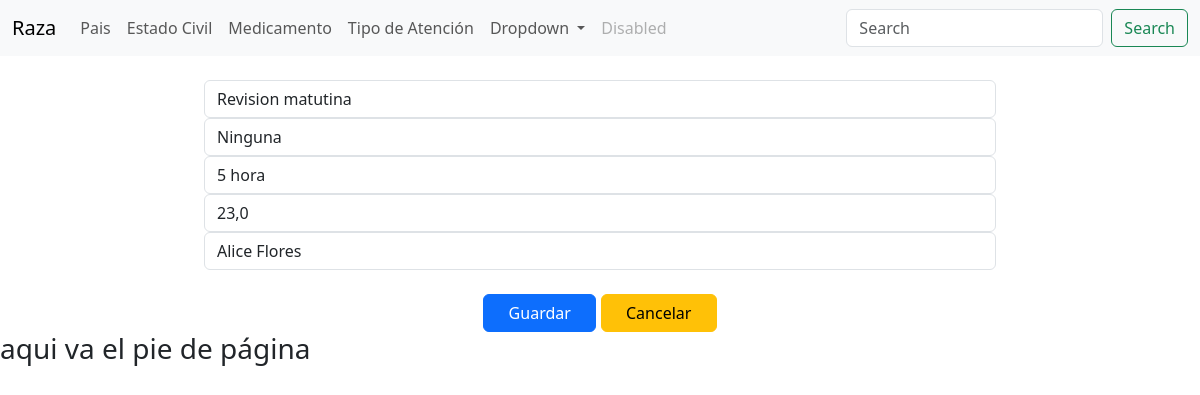
The page /editarAtencion/4 on the database its author committed.
### Aplicaciones/Registro/models.py (models this page shows)
class Tipo_atencion(models.Model):
    codigo_ti_va=models.AutoField(primary_key=True)
    nombre_ti_va=models.CharField(max_length=50)
    descripcion_ti_va=models.CharField(max_length=150)
    duracion_va=models.CharField(max_length=50)
    costo_va=models.CharField(max_length=50)
    personal_asignado_va=models.CharField(max_length=150)

### Aplicaciones/Registro/views.py (the view)
# urls.py: path('editarAtencion/<codigo_ti_va>', views.editarAtencion),
def editarAtencion(request, codigo_ti_va):
    atencionEditar=Tipo_atencion.objects.get(codigo_ti_va=codigo_ti_va)
    return render(request, 'editarAtencion.html', {'tipoatencion': atencionEditar})

### Aplicaciones/Registro/templates/editarAtencion.html (shortened to what this page needs)
{% extends "./plantilla.html" %}
{% block contenido %}
{% load static %}
<div class="row">
  <div class="col-md-2">
  </div>
  <div class="col-md-8">
    <form class="" action="/procesarinformacionAtencion/" method="post">
        <input type="text" name="nombre_ti_va" value="{{tipoatencion.nombre_ti_va}}" id="nombre_ti_va" placeholder="Ingrese el nombre" class="form-control" required>
        <input type="text" name="descripcion_ti_va" value="{{tipoatencion.descripcion_ti_va}}" id="descripcion_ti_va" placeholder="Ingrese la descripcion" class="form-control" required>
        <input type="text" name="duracion_va" value="{{tipoatencion.duracion_va}}" id="duracion_va" placeholder="Ingrese la duracion" class="form-control" required>
        <input type="text" name="costo_va" value="{{tipoatencion.costo_va}}" id="costo_va" placeholder="Ingrese el costo" class="form-control" required>
         <input type="text" name="personal_asignado_va" value="{{tipoatencion.personal_asignado_va}}" id="personal_asignado_va" placeholder="Ingrese el personal asignado" class="form-control" required>
         <br>
         <center>
           <button type="submit" name="button" class="btn btn-primary">&nbsp;&nbsp;&nbsp;Guardar&nbsp;&nbsp;&nbsp;</button>
           <button type="reset" name="button" class="btn btn-warning">&nbsp;&nbsp;&nbsp;Cancelar&nbsp;&nbsp;&nbsp;</button>
         </center>
      </form>
  </div>
</div>
  {% endblock %}

### rows shown on the page
Tipo_atencion: nombre_ti_va "Revision matutina", descripcion_ti_va "Ninguna", duracion_va "5 hora", costo_va "23,0", personal_asignado_va "Alice Flores"
